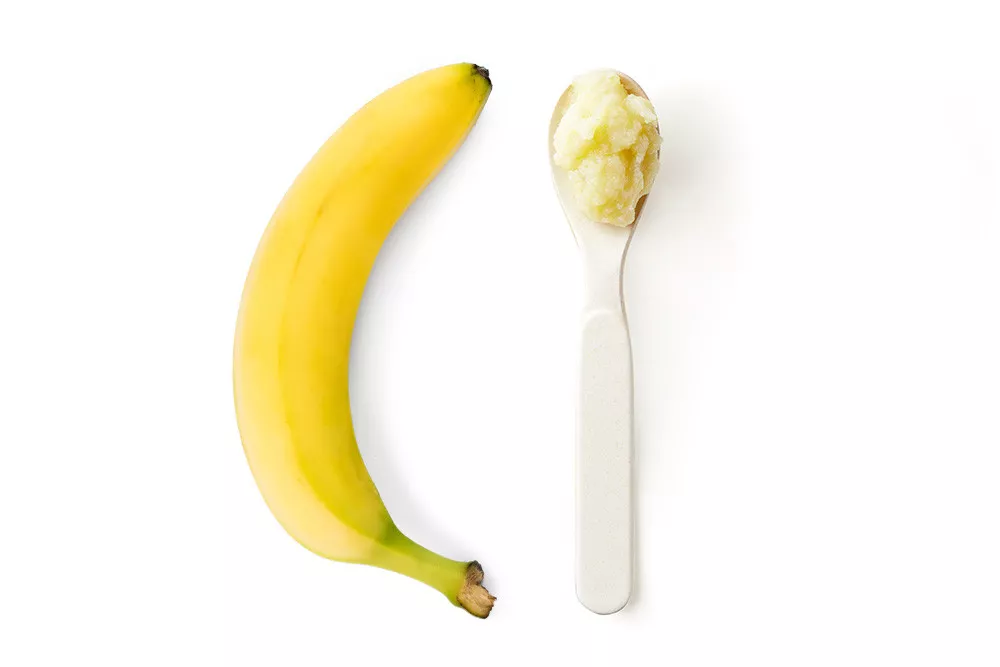
#> input picture dataset/testing/banana-matang-1.jpeg, 1000 x 667 px
$ python -i preprocess.py   (imports and definitions only)
#> lines starting #> are read from the running program, lines starting #| are printed output that depends on the picture
#> further down, picture is the input picture: PIL image 1000x667 RGB; mean R, G, B 251.1, 246.9, 232.3
# Importing all lib
from PIL import Image, ImageOps
import numpy as np
import rembg
import cv2

def resize_with_padding(img: Image.Image, expected_size: tuple[int,int]) -> Image.Image:
  '''
    Resize the Image object to the expected size (width, height); adding zero padding to fill empty pixels
  '''
#> called with expected_size = (500, 500)
  img.thumbnail((expected_size[0], expected_size[1]))
  delta_width = expected_size[0] - img.size[0]
#> delta_width = 0
  delta_height = expected_size[1] - img.size[1]
#> delta_height = 166
  pad_width = delta_width // 2
#> pad_width = 0
  pad_height = delta_height // 2
#> pad_height = 83
  padding = (pad_width, pad_height, delta_width - pad_width, delta_height - pad_height)
#> padding = (0, 83, 0, 83)
  return ImageOps.expand(img, padding)
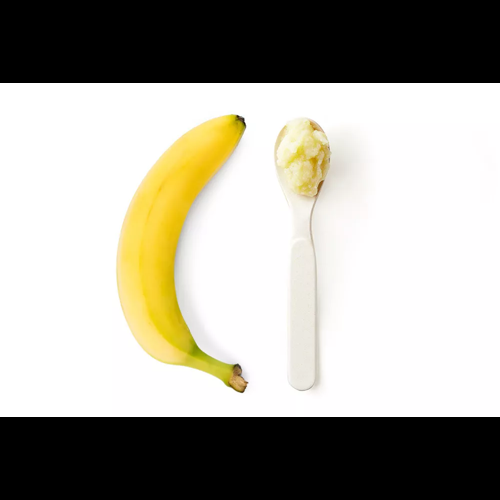
#> returned value: PIL image 500x500 RGB; mean R, G, B 167.7, 165, 155.2


def remove_background(img: Image.Image) -> Image.Image:
  '''
    Accept an Image object, remove the background, and returns Image with removed background
  '''
  input_array = np.array(img)

  # Apply background removal using rembg
#> (the run stopped early here; a loop or call above may not have finished)

$ run again, on dataset/testing/banana-matang-2.jpeg
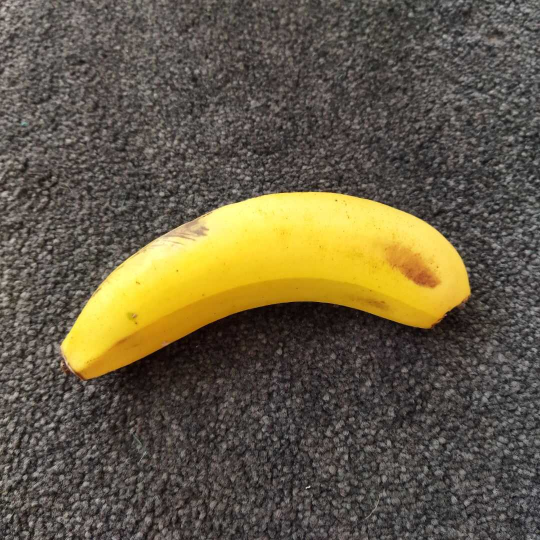
#> input picture dataset/testing/banana-matang-2.jpeg, 1080 x 1080 px (shown at 1/2 size)
#> picture is the input picture: PIL image 1080x1080 RGB; mean R, G, B 100.7, 91.3, 69.3
#> in resize_with_padding, `img.thumbnail((expected_size[0], expected_size[1]))`:
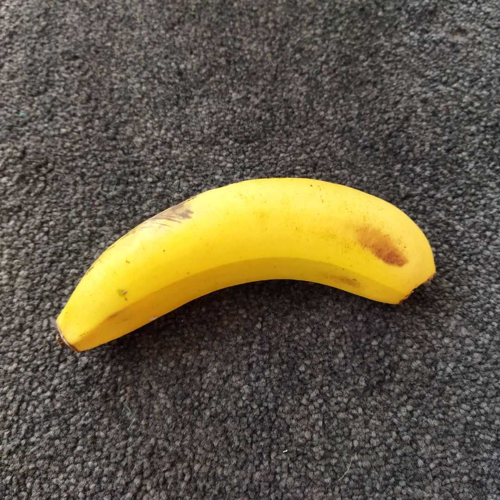
#> img: PIL image 500x500 RGB; mean R, G, B 100.7, 91.3, 69.3

$ run again, on dataset/testing/banana-mentah-2.jpeg
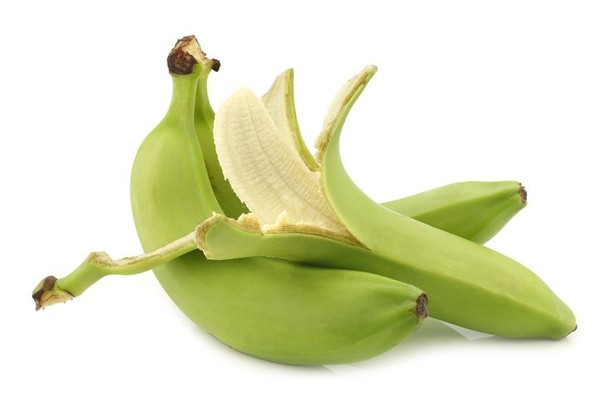
#> input picture dataset/testing/banana-mentah-2.jpeg, 600 x 400 px
#> picture is the input picture: PIL image 600x400 RGB; mean R, G, B 224.1, 227.3, 195
#> in resize_with_padding, `return ImageOps.expand(img, padding)`:
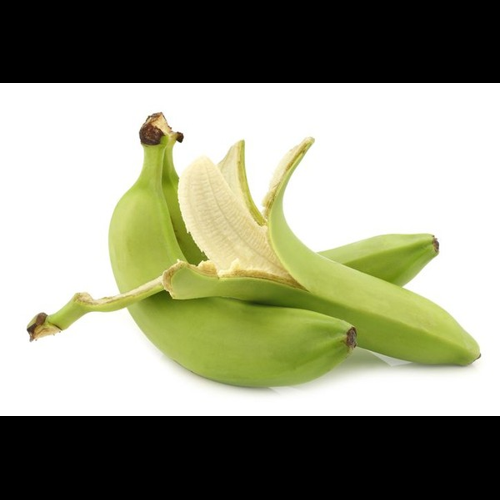
#> returned value: PIL image 500x500 RGB; mean R, G, B 149.3, 151.4, 129.9

$ run again, on dataset/testing/banana-matang-3.jpg
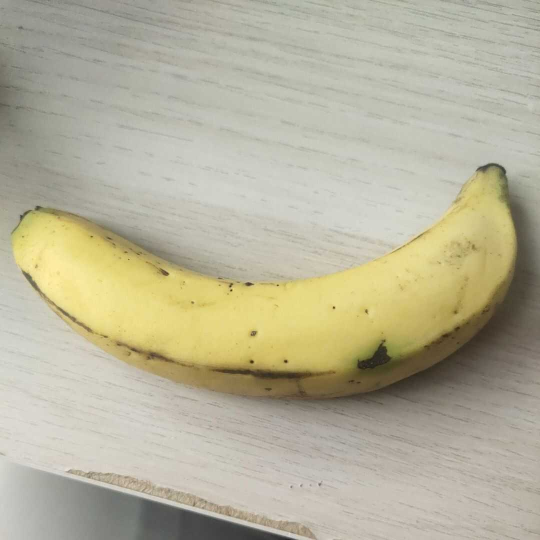
#> input picture dataset/testing/banana-matang-3.jpg, 1080 x 1080 px (shown at 1/2 size)
#> picture is the input picture: PIL image 1080x1080 RGB; mean R, G, B 182.2, 177.8, 154.3
#> in resize_with_padding, `img.thumbnail((expected_size[0], expected_size[1]))`:
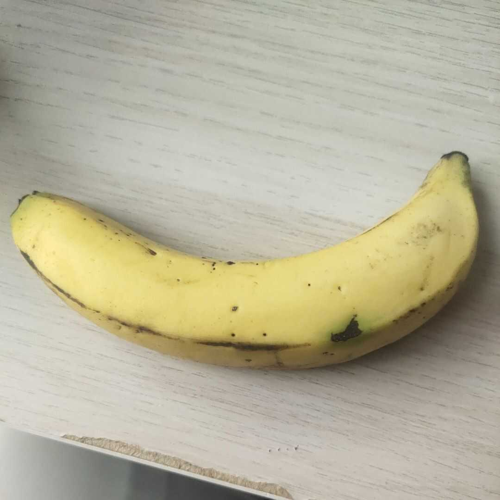
#> img: PIL image 500x500 RGB; mean R, G, B 182.2, 177.8, 154.3
